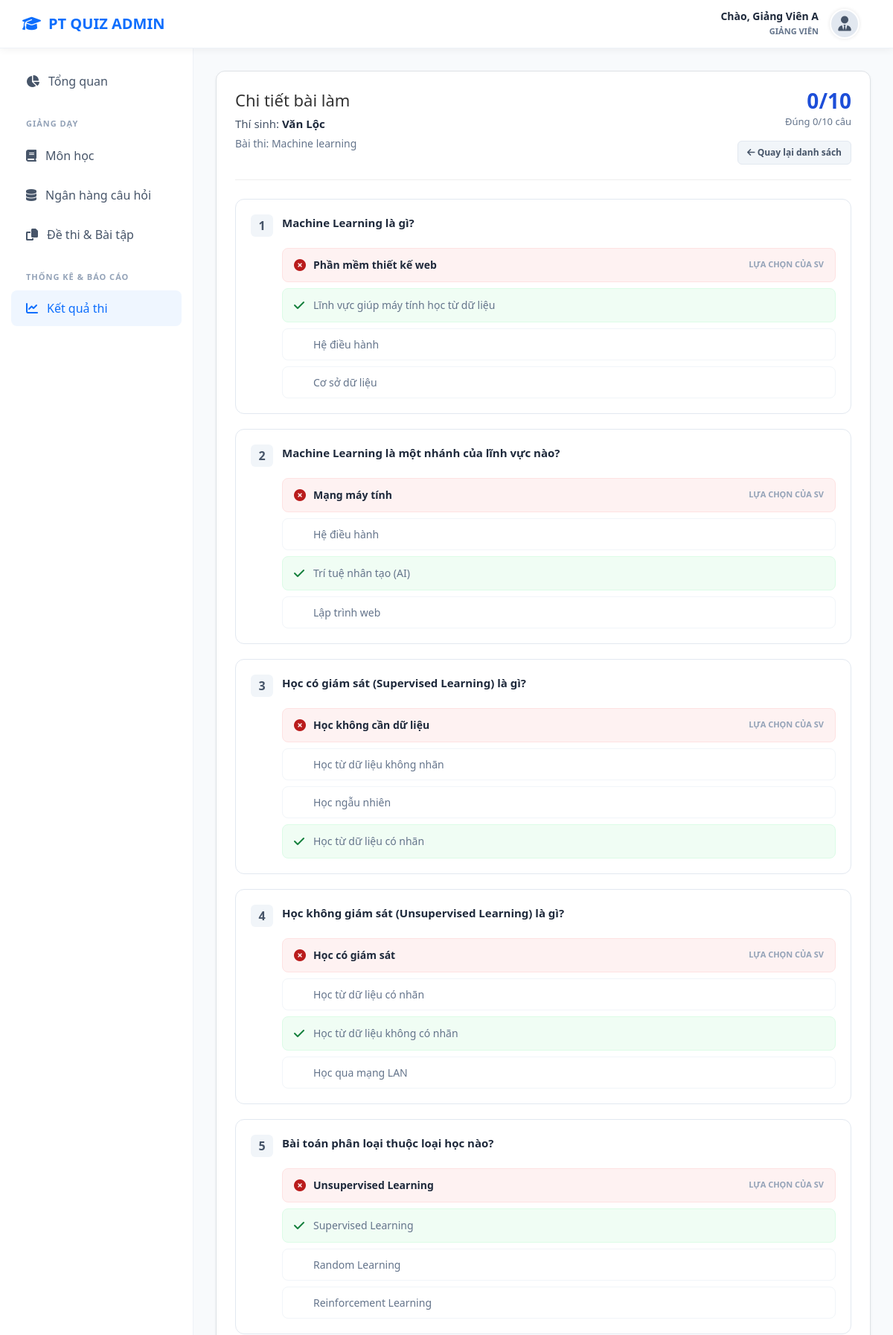
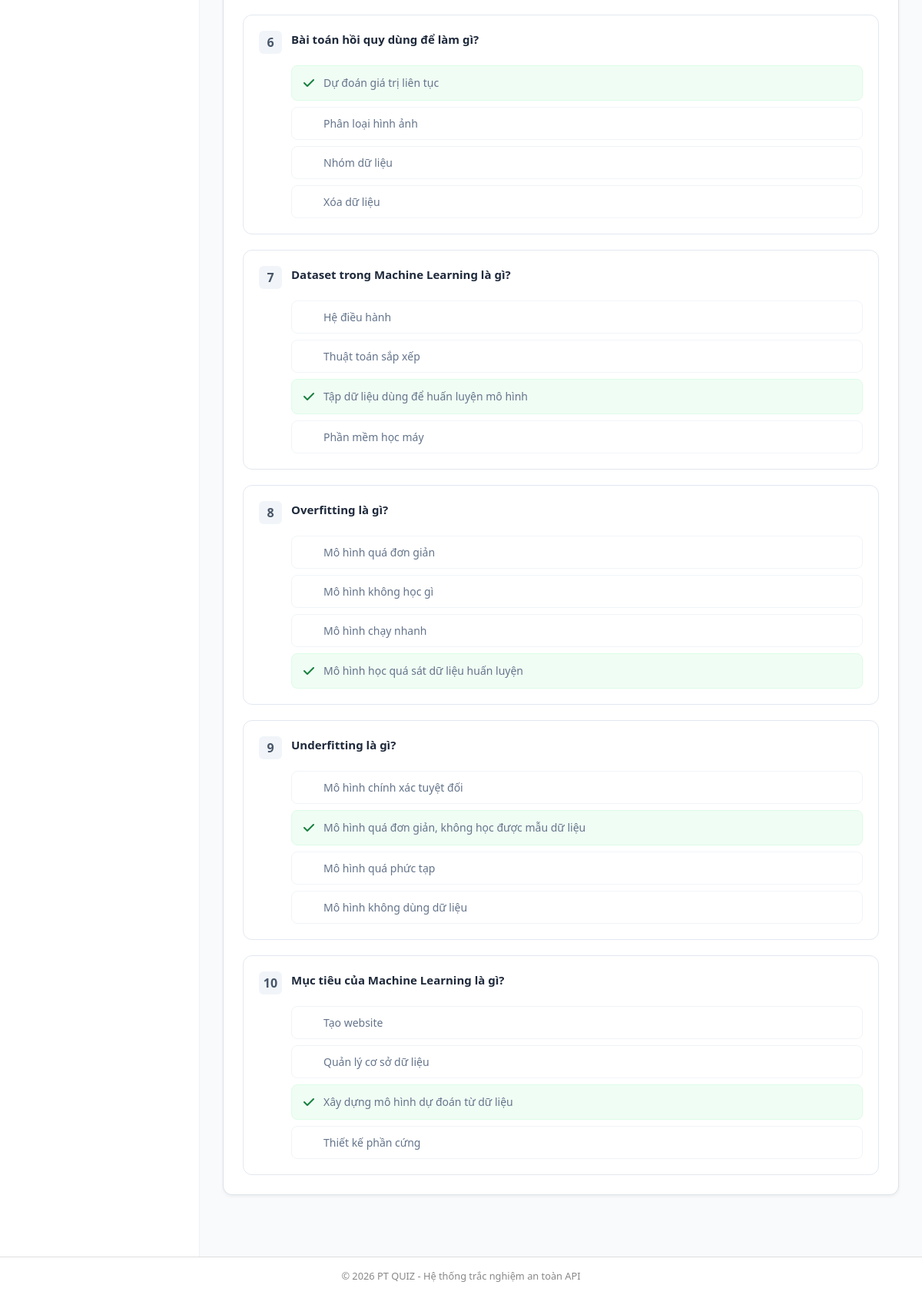
The page /index.php?act=ketqua-thi&id_lanthi=172 (signed in) on the database its author committed (2 pictures, top to bottom).
### tables this page shows
CREATE TABLE `lanthi` (
  `id_lanthi` int(11) NOT NULL,
  `id_nguoidung` int(11) DEFAULT NULL,
  `id_baithi` int(11) DEFAULT NULL,
  `thoigianbatdau` datetime DEFAULT NULL,
  `thoigiannop` datetime DEFAULT NULL,
  `diem` float DEFAULT NULL,
  `thoigianconlai` int(11) DEFAULT NULL,
  `cautraloi_tam` text DEFAULT NULL,
  `trangthai` varchar(50) DEFAULT NULL,
  `socaudung` int(11) DEFAULT NULL,
  `tongdiem_toida` float DEFAULT NULL
);

CREATE TABLE `nguoidung` (
  `id_nguoidung` int(11) NOT NULL,
  `email` varchar(100) DEFAULT NULL,
  `matkhau` varchar(255) DEFAULT NULL,
  `reset_token` varchar(64) DEFAULT NULL,
  `reset_token_expire` datetime DEFAULT NULL,
  `ten` varchar(100) DEFAULT NULL,
  `vaitro` varchar(50) DEFAULT NULL,
  `trangthai` varchar(50) DEFAULT NULL,
  `ngaytao` datetime DEFAULT NULL
);

CREATE TABLE `baithi` (
  `id_baithi` int(11) NOT NULL,
  `id_monhoc` int(11) DEFAULT NULL,
  `ten_baithi` varchar(255) DEFAULT NULL,
  `mieuta` text DEFAULT NULL,
  `tongcauhoi` int(11) DEFAULT NULL,
  `thoigianlam` int(11) DEFAULT NULL,
  `thoigianbatdau` datetime DEFAULT NULL,
  `thoigianketthuc` datetime DEFAULT NULL,
  `trangthai` varchar(50) DEFAULT NULL,
  `xao_tron` tinyint(1) NOT NULL DEFAULT 0,
  `hien_dapan` tinyint(1) DEFAULT 0,
  `ngaytao` datetime DEFAULT NULL
);

CREATE TABLE `cauhoi` (
  `id_cauhoi` int(11) NOT NULL,
  `id_baithi` int(11) DEFAULT NULL,
  `noidungcauhoi` text DEFAULT NULL,
  `dokho` varchar(50) DEFAULT NULL,
  `ngaytao` datetime DEFAULT NULL,
  `id_nhch` int(11) DEFAULT NULL,
  `loai_cauhoi` tinyint(4) NOT NULL DEFAULT 1
);

CREATE TABLE `dapan` (
  `id_dapan` int(11) NOT NULL,
  `id_cauhoi` int(11) DEFAULT NULL,
  `noidungdapan` text DEFAULT NULL,
  `dapandung` tinyint(1) DEFAULT NULL
);

### model/giangvien/ketqua.model.php (called while the page is built, shortened)
<?php
function get_submission_detail($id_lanthi) {
    $conn = Database::connect();
    $sql_info = "SELECT l.*, n.ten, b.ten_baithi, b.tongcauhoi
                 FROM lanthi l
                 JOIN nguoidung n ON l.id_nguoidung = n.id_nguoidung
                 JOIN baithi b ON l.id_baithi = b.id_baithi
                 WHERE l.id_lanthi = ?";
    $stmt = $conn->prepare($sql_info);
    $stmt->bind_param("i", $id_lanthi);
    $stmt->execute();
    $info = $stmt->get_result()->fetch_assoc();
    $sql_answers = "SELECT
                        ch.id_cauhoi,
                        ch.noidungcauhoi,
                        ch.loai_cauhoi,
                        ts.cautraloichon,
                        ts.noidungtraloi as noidung_thisinh,
                        d.id_dapan,
                        d.noidungdapan,
                        d.dapandung
                    FROM cauhoi ch
                    LEFT JOIN traloithisinh ts ON ch.id_cauhoi = ts.id_cauhoi AND ts.id_lanthi = ?
                    JOIN dapan d ON ch.id_cauhoi = d.id_cauhoi
                    WHERE ch.id_baithi = ?
                    ORDER BY ch.id_cauhoi, d.id_dapan";
    $stmt = $conn->prepare($sql_answers);
    $stmt->bind_param("ii", $id_lanthi, $info['id_baithi']);
    $stmt->execute();
    $answers_raw = $stmt->get_result()->fetch_all(MYSQLI_ASSOC);
    $questions = [];
    foreach ($answers_raw as $row) {
        $qid = $row['id_cauhoi'];
        if (!isset($questions[$qid])) {
            $questions[$qid] = [
                'id_cauhoi' => $qid,
                'noidungcauhoi' => $row['noidungcauhoi'],
                'loai_cauhoi' => $row['loai_cauhoi'],
                'cautraloichon' => $row['cautraloichon'],
                'noidung_thisinh' => $row['noidung_thisinh'],
                'options' => []
            ];
        }
        $questions[$qid]['options'][] = [
            'id_dapan' => $row['id_dapan'],
            'noidungdapan' => $row['noidungdapan'],
            'dapandung' => $row['dapandung']
        ];
    }
    return [
        'info' => $info,
        'questions' => array_values($questions)
    ];
}

### controller/giangvien/ketqua.controller.php (called while the page is built, shortened)
<?php
require_once __DIR__ . "/../../model/giangvien/ketqua.model.php";
function ketqua_index() {
    $id_giangvien = $_SESSION['user']['id_nguoidung'] ?? 0;
    if (isset($_GET['id_lanthi'])) {
        $id_lanthi = (int)$_GET['id_lanthi'];
        $detail = get_submission_detail($id_lanthi);
        return [
            'title' => "Chi tiết bài làm: " . ($detail['info']['ten'] ?? '---'),
            'view' => "views/giangvien/ketqua/detail.php",
            'data' => $detail
        ];
    }
    $list_baithi = get_exam_results_summary($id_giangvien);
    return [
        'title' => "Kết quả thi",
        'view' => "views/giangvien/ketqua/list.php",
        'data' => $list_baithi
    ];
}

### views/giangvien/ketqua/detail.php (the view)
<?php
$info = $data['info'];
$questions = $data['questions'];
?>
<div class="card" style="background: white; padding: 25px; border-radius: 12px; border: 1px solid #dee2e6; box-shadow: 0 2px 4px rgba(0,0,0,0.05);">
    <div style="display: flex; justify-content: space-between; align-items: start; margin-bottom: 25px; padding-bottom: 20px; border-bottom: 1px solid #eee;">
        <div>
            <h2 style="margin: 0; color: #333; font-size: 22px;">Chi tiết bài làm</h2>
            <div style="margin-top: 8px; color: #475569; font-size: 15px;">
                Thí sinh: <strong style="color: #1e293b;"><?= htmlspecialchars($info['ten']) ?></strong>
            </div>
            <div style="margin-top: 4px; color: #64748b; font-size: 14px;">
                Bài thi: <?= htmlspecialchars($info['ten_baithi']) ?>
            </div>
        </div>
        <div style="text-align: right;">
            <div style="font-size: 28px; font-weight: 800; color: #1d4ed8; line-height: 1;"><?= $info['diem'] ?>/10</div>
            <div style="font-size: 13px; color: #64748b; margin-top: 5px;">Đúng <?= $info['socaudung'] ?>/<?= $info['tongcauhoi'] ?> câu</div>
            <a href="index.php?act=ketqua-thi&id_baithi=<?= $info['id_baithi'] ?>"
               style="display: inline-block; margin-top: 15px; background:#f1f5f9; color:#475569; padding:6px 12px; border-radius:6px; text-decoration:none; font-size:12px; font-weight:600; border:1px solid #e2e8f0;">
               <i class="fas fa-arrow-left"></i> Quay lại danh sách
            </a>
        </div>
    </div>
    <div style="display: flex; flex-direction: column; gap: 20px;">
        <?php foreach ($questions as $index => $q): ?>
            <div style="border: 1px solid #e2e8f0; border-radius: 12px; padding: 20px; background: #fff;">
                <div style="display: flex; gap: 12px; margin-bottom: 15px;">
                    <div style="background: #f1f5f9; color: #475569; width: 30px; height: 30px; border-radius: 6px; display: flex; align-items: center; justify-content: center; font-weight: 700; flex-shrink: 0;">
                        <?= $index + 1 ?>
                    </div>
                    <div style="font-weight: 600; color: #1e293b; line-height: 1.5; font-size: 15px;">
                        <?= htmlspecialchars($q['noidungcauhoi']) ?>
                    </div>
                </div>
                <div style="display: flex; flex-direction: column; gap: 8px; padding-left: 42px;">
                    <?php if ((int)$q['loai_cauhoi'] == 2):  ?>
                        <div style="font-size: 14px; margin-bottom: 5px;">
                            <span style="color:#64748b;">Sinh viên điền:</span>
                            <strong style="color: #1e293b;"><?= htmlspecialchars($q['noidung_thisinh'] ?: '(Bỏ trống)') ?></strong>
                        </div>
                        <div style="font-size: 14px; background: #f0fdf4; border: 1px solid #dcfce7; color: #15803d; padding: 10px; border-radius: 8px;">
                            <span style="font-weight: 600;">Đáp án đúng:</span> <?= htmlspecialchars($q['options'][0]['noidungdapan']) ?>
                        </div>
                    <?php else:  ?>
                        <?php foreach ($q['options'] as $opt):
                            $isChosen = ($q['cautraloichon'] == $opt['id_dapan']);
                            $isCorrect = ($opt['dapandung'] == 1);
                            $bg = 'transparent';
                            $border = '#f1f5f9';
                            $icon = null;
                            if ($isChosen && $isCorrect) {
                                $bg = '#f0fdf4'; $border = '#dcfce7'; $icon = '<i class="fas fa-check-circle" style="color: #15803d;"></i>';
                            } elseif ($isChosen && !$isCorrect) {
                                $bg = '#fef2f2'; $border = '#fee2e2'; $icon = '<i class="fas fa-times-circle" style="color: #b91c1c;"></i>';
                            } elseif ($isCorrect) {
                                $bg = '#f0fdf4'; $border = '#dcfce7'; $icon = '<i class="fas fa-check" style="color: #15803d;"></i>';
                            }
                        ?>
                            <div style="display: flex; align-items: center; gap: 10px; padding: 10px 15px; border-radius: 8px; border: 1px solid <?= $border ?>; background: <?= $bg ?>; position: relative;">
                                <div style="flex-shrink: 0; width: 16px;"><?= $icon ?></div>
                                <div style="font-size: 14px; color: <?= $isChosen ? '#1e293b' : '#64748b' ?>; font-weight: <?= $isChosen ? '600' : '400' ?>;">
                                    <?= htmlspecialchars($opt['noidungdapan']) ?>
                                </div>
                                <?php if ($isChosen): ?>
                                    <span style="margin-left: auto; font-size: 11px; text-transform: uppercase; font-weight: 700; color: #94a3b8;">Lựa chọn của SV</span>
                                <?php endif; ?>
                            </div>
                        <?php endforeach; ?>
                    <?php endif; ?>
                </div>
            </div>
        <?php endforeach; ?>
    </div>
</div>

### views/layouts/header.php (style rules this page uses)
:root { --primary-blue: #0d6efd; --dark-text: #212529; --light-bg: #f8fafc; --sidebar-bg: #ffffff; }
body { margin: 0; font-family: 'Segoe UI', sans-serif; background: var(--light-bg); }

### rows shown on the page
lanthi: id_nguoidung.ten "Văn Lộc", id_baithi.ten_baithi "Machine learning", diem "0", socaudung "0", id_baithi.tongcauhoi "10"
cauhoi: dapan.noidungdapan "Phần mềm thiết kế web", shows "LỰA CHỌN CỦA SV", dapan.noidungdapan "Lĩnh vực giúp máy tính học từ dữ liệu", dapan.noidungdapan "Hệ điều hành", dapan.noidungdapan "Cơ sở dữ liệu"
cauhoi: dapan.noidungdapan "Mạng máy tính", shows "LỰA CHỌN CỦA SV", dapan.noidungdapan "Hệ điều hành", dapan.noidungdapan "Trí tuệ nhân tạo (AI)", dapan.noidungdapan "Lập trình web"
cauhoi: dapan.noidungdapan "Học không cần dữ liệu", shows "LỰA CHỌN CỦA SV", dapan.noidungdapan "Học từ dữ liệu không nhãn", dapan.noidungdapan "Học ngẫu nhiên", dapan.noidungdapan "Học từ dữ liệu có nhãn"
cauhoi: dapan.noidungdapan "Học có giám sát", shows "LỰA CHỌN CỦA SV", dapan.noidungdapan "Học từ dữ liệu có nhãn", dapan.noidungdapan "Học từ dữ liệu không có nhãn", dapan.noidungdapan "Học qua mạng LAN"
cauhoi: dapan.noidungdapan "Unsupervised Learning", shows "LỰA CHỌN CỦA SV", dapan.noidungdapan "Supervised Learning", dapan.noidungdapan "Random Learning", dapan.noidungdapan "Reinforcement Learning"
dapan: dapandung 1 (drawn), noidungdapan "Dự đoán giá trị liên tục"
dapan: noidungdapan "Phân loại hình ảnh"
dapan: noidungdapan "Nhóm dữ liệu"
dapan: noidungdapan "Xóa dữ liệu"
dapan: noidungdapan "Hệ điều hành"
dapan: noidungdapan "Thuật toán sắp xếp"
dapan: dapandung 1 (drawn), noidungdapan "Tập dữ liệu dùng để huấn luyện mô hình"
dapan: noidungdapan "Phần mềm học máy"
dapan: noidungdapan "Mô hình quá đơn giản"
dapan: noidungdapan "Mô hình không học gì"
dapan: noidungdapan "Mô hình chạy nhanh"
dapan: dapandung 1 (drawn), noidungdapan "Mô hình học quá sát dữ liệu huấn luyện"
dapan: noidungdapan "Mô hình chính xác tuyệt đối"
dapan: dapandung 1 (drawn), noidungdapan "Mô hình quá đơn giản, không học được mẫu dữ liệu"
dapan: noidungdapan "Mô hình quá phức tạp"
dapan: noidungdapan "Mô hình không dùng dữ liệu"
dapan: noidungdapan "Tạo website"
dapan: noidungdapan "Quản lý cơ sở dữ liệu"
dapan: dapandung 1 (drawn), noidungdapan "Xây dựng mô hình dự đoán từ dữ liệu"
dapan: noidungdapan "Thiết kế phần cứng"

### other values the page prints
$_SESSION['user']['ten'] "Giảng Viên A"
$q['noidungcauhoi'] "Machine Learning là gì?"
$q['noidungcauhoi'] "Machine Learning là một nhánh của lĩnh vực nào?"
$q['noidungcauhoi'] "Học có giám sát (Supervised Learning) là gì?"
$q['noidungcauhoi'] "Học không giám sát (Unsupervised Learning) là gì?"
$q['noidungcauhoi'] "Bài toán phân loại thuộc loại học nào?"
$q['noidungcauhoi'] "Bài toán hồi quy dùng để làm gì?"
$q['noidungcauhoi'] "Dataset trong Machine Learning là gì?"
$q['noidungcauhoi'] "Overfitting là gì?"
$q['noidungcauhoi'] "Underfitting là gì?"
$q['noidungcauhoi'] "Mục tiêu của Machine Learning là gì?"
